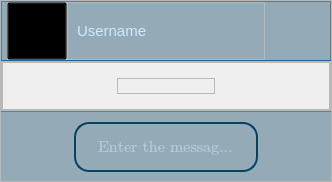
             <widget class="QFrame" name="frame_10">
              <property name="maximumSize">
               <size>
                <width>16777215</width>
                <height>0</height>
               </size>
              </property>
              <property name="frameShape">
               <enum>QFrame::StyledPanel</enum>
              </property>
              <property name="frameShadow">
               <enum>QFrame::Raised</enum>
              </property>
              <layout class="QVBoxLayout" name="verticalLayout_18">
               <property name="spacing">
                <number>0</number>
               </property>
               <property name="leftMargin">
                <number>0</number>
               </property>
               <property name="topMargin">
                <number>0</number>
               </property>
               <property name="rightMargin">
                <number>0</number>
               </property>
               <property name="bottomMargin">
                <number>0</number>
               </property>
               <item>
                <widget class="QFrame" name="frame_19">
                 <property name="minimumSize">
                  <size>
                   <width>0</width>
                   <height>60</height>
                  </size>
                 </property>
                 <property name="maximumSize">
                  <size>
                   <width>16777215</width>
                   <height>60</height>
                  </size>
                 </property>
                 <property name="styleSheet">
                  <string notr="true">background-color: rgba(8, 64, 98, 100);
border-bottom:1px solid rgba(5, 107, 202, 150);</string>
                 </property>
                 <property name="frameShape">
                  <enum>QFrame::StyledPanel</enum>
                 </property>
                 <property name="frameShadow">
                  <enum>QFrame::Raised</enum>
                 </property>
                 <layout class="QHBoxLayout" name="horizontalLayout_7">
                  <property name="spacing">
                   <number>0</number>
                  </property>
                  <property name="leftMargin">
                   <number>5</number>
                  </property>
                  <property name="topMargin">
                   <number>0</number>
                  </property>
                  <property name="rightMargin">
                   <number>5</number>
                  </property>
                  <property name="bottomMargin">
                   <number>0</number>
                  </property>
                  <item>
                   <widget class="QFrame" name="frame_20">
                    <property name="maximumSize">
                     <size>
                      <width>60</width>
                      <height>16777215</height>
                     </size>
                    </property>
                    <property name="styleSheet">
                     <string notr="true">background-color: none;</string>
                    </property>
                    <property name="frameShape">
                     <enum>QFrame::StyledPanel</enum>
                    </property>
                    <property name="frameShadow">
                     <enum>QFrame::Raised</enum>
                    </property>
                    <widget class="QPushButton" name="pushButton_6">
                     <property name="geometry">
                      <rect>
                       <x>0</x>
                       <y>0</y>
                       <width>60</width>
                       <height>58</height>
                      </rect>
                     </property>
                     <property name="styleSheet">
                      <string notr="true">QPushButton{
	background-color: rgba(0, 0, 0, 0);
}

QPushButton:hover{
	background-color: rgba(255, 255, 255, 30);
	border-radius: 15px;
}</string>
                     </property>
                     <property name="text">
                      <string/>
                     </property>
                    </widget>
                    <widget class="QLabel" name="label_5">
                     <property name="geometry">
                      <rect>
                       <x>5</x>
                       <y>4</y>
                       <width>50</width>
                       <height>50</height>
                      </rect>
                     </property>
                     <property name="styleSheet">
                      <string notr="true">border:2px solid rgb(5, 107, 202);
border-radius: 24px;</string>
                     </property>
                     <property name="text">
                      <string/>
                     </property>
                     <property name="pixmap">
                      <pixmap>../Images/249765516122.png</pixmap>
                     </property>
                     <property name="scaledContents">
                      <bool>true</bool>
                     </property>
                    </widget>
                    <zorder>label_5</zorder>
                    <zorder>pushButton_6</zorder>
                   </widget>
                  </item>
                  <item>
                   <widget class="QFrame" name="frame_29">
                    <property name="styleSheet">
                     <string notr="true">background-color: none;</string>
                    </property>
                    <property name="frameShape">
                     <enum>QFrame::StyledPanel</enum>
                    </property>
                    <property name="frameShadow">
                     <enum>QFrame::Raised</enum>
                    </property>
                    <layout class="QVBoxLayout" name="verticalLayout_15">
                     <item>
                      <widget class="QLabel" name="label_2">
                       <property name="font">
                        <font>
                         <pointsize>11</pointsize>
                        </font>
                       </property>
                       <property name="whatsThis">
                        <string>&lt;html&gt;&lt;head/&gt;&lt;body&gt;&lt;p&gt;bfgbgbfgbfgbfgb&lt;/p&gt;&lt;p&gt;&lt;span style=&quot; font-size:8pt;&quot;&gt;bfgbgbgf&lt;/span&gt;&lt;/p&gt;&lt;/body&gt;&lt;/html&gt;</string>
                       </property>
                       <property name="styleSheet">
                        <string notr="true">color: rgb(205, 235, 255);</string>
                       </property>
                       <property name="text">
                        <string>Username</string>
                       </property>
                      </widget>
                     </item>
                    </layout>
                   </widget>
                  </item>
                  <item>
                   <widget class="QFrame" name="frame_30">
                    <property name="maximumSize">
                     <size>
                      <width>60</width>
                      <height>16777215</height>
                     </size>
                    </property>
                    <property name="styleSheet">
                     <string notr="true">border:none;
height: 50px;
background-color: none;</string>
                    </property>
                    <property name="frameShape">
                     <enum>QFrame::StyledPanel</enum>
                    </property>
                    <property name="frameShadow">
                     <enum>QFrame::Raised</enum>
                    </property>
                    <layout class="QHBoxLayout" name="horizontalLayout_6">
                     <property name="spacing">
                      <number>0</number>
                     </property>
                     <property name="leftMargin">
                      <number>0</number>
                     </property>
                     <property name="topMargin">
                      <number>0</number>
                     </property>
                     <property name="rightMargin">
                      <number>0</number>
                     </property>
                     <property name="bottomMargin">
                      <number>0</number>
                     </property>
                     <item>
                      <widget class="QPushButton" name="pushButton_3">
                       <property name="styleSheet">
                        <string notr="true">QPushButton:hover{
	background-color: rgba(255, 255, 255, 30);
	border-radius: 15px;
}</string>
                       </property>
                       <property name="text">
                        <string/>
                       </property>
                       <property name="icon">
                        <iconset>
                         <normaloff>../../../../Test/Res/Templates/feather/menu1.png</normaloff>../../../../Test/Res/Templates/feather/menu1.png</iconset>
                       </property>
                       <property name="iconSize">
                        <size>
                         <width>35</width>
                         <height>35</height>
                        </size>
                       </property>
                      </widget>
                     </item>
                    </layout>
                   </widget>
                  </item>
                 </layout>
                </widget>
               </item>
               <item>
                <widget class="QFrame" name="frame_18">
                 <property name="styleSheet">
                  <string notr="true"/>
                 </property>
                 <property name="frameShape">
                  <enum>QFrame::StyledPanel</enum>
                 </property>
                 <property name="frameShadow">
                  <enum>QFrame::Raised</enum>
                 </property>
                 <layout class="QVBoxLayout" name="verticalLayout_12">
                  <property name="spacing">
                   <number>0</number>
                  </property>
                  <property name="leftMargin">
                   <number>0</number>
                  </property>
                  <property name="topMargin">
                   <number>0</number>
                  </property>
                  <property name="rightMargin">
                   <number>0</number>
                  </property>
                  <property name="bottomMargin">
                   <number>0</number>
                  </property>
                  <item>
                   <widget class="QFrame" name="frame_32">
                    <property name="frameShape">
                     <enum>QFrame::StyledPanel</enum>
                    </property>
                    <property name="frameShadow">
                     <enum>QFrame::Raised</enum>
                    </property>
                    <layout class="QVBoxLayout" name="verticalLayout_10">
                     <item>
                      <layout class="QGridLayout" name="gridLayout_3">
                       <item row="0" column="0">
                        <widget class="QFrame" name="frame_33">
                         <property name="frameShape">
                          <enum>QFrame::StyledPanel</enum>
                         </property>
                         <property name="frameShadow">
                          <enum>QFrame::Raised</enum>
                         </property>
                        </widget>
                       </item>
                       <item row="1" column="1">
                        <widget class="QFrame" name="frame_34">
                         <property name="maximumSize">
                          <size>
                           <width>200</width>
                           <height>200</height>
                          </size>
                         </property>
                         <property name="frameShape">
                          <enum>QFrame::StyledPanel</enum>
                         </property>
                         <property name="frameShadow">
                          <enum>QFrame::Raised</enum>
                         </property>
                         <layout class="QVBoxLayout" name="verticalLayout_9">
                          <property name="spacing">
                           <number>0</number>
                          </property>
                          <property name="leftMargin">
                           <number>0</number>
                          </property>
                          <property name="topMargin">
                           <number>0</number>
                          </property>
                          <property name="rightMargin">
                           <number>0</number>
                          </property>
                          <property name="bottomMargin">
                           <number>0</number>
                          </property>
                          <item>
                           <widget class="QLabel" name="label_7">
                            <property name="text">
                             <string/>
                            </property>
                            <property name="pixmap">
                             <pixmap>../Images/loading.gif</pixmap>
                            </property>
                            <property name="scaledContents">
                             <bool>true</bool>
                            </property>
                           </widget>
                          </item>
                         </layout>
                        </widget>
                       </item>
                       <item row="2" column="2">
                        <widget class="QFrame" name="frame_35">
                         <property name="frameShape">
                          <enum>QFrame::StyledPanel</enum>
                         </property>
                         <property name="frameShadow">
                          <enum>QFrame::Raised</enum>
                         </property>
                        </widget>
                       </item>
                      </layout>
                     </item>
                    </layout>
                   </widget>
                  </item>
                  <item>
                   <widget class="QScrollArea" name="scrollArea">
                    <property name="maximumSize">
                     <size>
                      <width>16777215</width>
                      <height>0</height>
                     </size>
                    </property>
                    <property name="autoFillBackground">
                     <bool>false</bool>
                    </property>
                    <property name="styleSheet">
                     <string notr="true">QScrollArea{
border:none;
padding: 10px;
}
</string>
                    </property>
                    <property name="widgetResizable">
                     <bool>true</bool>
                    </property>
                    <widget class="QWidget" name="scrollAreaWidgetContents">
                     <property name="geometry">
                      <rect>
                       <x>0</x>
                       <y>0</y>
                       <width>863</width>
                       <height>16</height>
                      </rect>
                     </property>
                     <property name="font">
                      <font/>
                     </property>
                     <property name="styleSheet">
                      <string notr="true">QLabel{
	color: rgb(205, 235, 255);
	height: 30px;
}</string>
                     </property>
                     <layout class="QVBoxLayout" name="verticalLayout_13">
                      <property name="spacing">
                       <number>0</number>
                      </property>
                      <property name="leftMargin">
                       <number>0</number>
                      </property>
                      <property name="topMargin">
                       <number>0</number>
                      </property>
                      <property name="rightMargin">
                       <number>0</number>
                      </property>
                      <property name="bottomMargin">
                       <number>0</number>
                      </property>
                      <item alignment="Qt::AlignTop">
                       <widget class="QFrame" name="frame_22">
                        <layout class="QVBoxLayout" name="verticalLayout_16">
                         <property name="spacing">
                          <number>10</number>
                         </property>
                         <property name="leftMargin">
                          <number>0</number>
                         </property>
                         <property name="topMargin">
                          <number>0</number>
                         </property>
                         <property name="rightMargin">
                          <number>0</number>
                         </property>
                         <property name="bottomMargin">
                          <number>0</number>
                         </property>
                        </layout>
                       </widget>
                      </item>
                     </layout>
                    </widget>
                   </widget>
                  </item>
                 </layout>
                </widget>
               </item>
               <item>
                <widget class="QFrame" name="frame_12">
                 <property name="minimumSize">
                  <size>
                   <width>0</width>
                   <height>70</height>
                  </size>
                 </property>
                 <property name="maximumSize">
                  <size>
                   <width>16777215</width>
                   <height>70</height>
                  </size>
                 </property>
                 <property name="styleSheet">
                  <string notr="true">background-color: rgba(8, 64, 98, 100);
border-top:1px solid rgba(5, 107, 202, 150);</string>
                 </property>
                 <property name="frameShape">
                  <enum>QFrame::StyledPanel</enum>
                 </property>
                 <property name="frameShadow">
                  <enum>QFrame::Raised</enum>
                 </property>
                 <layout class="QHBoxLayout" name="horizontalLayout_8">
                  <property name="spacing">
                   <number>7</number>
                  </property>
                  <property name="leftMargin">
                   <number>5</number>
                  </property>
                  <property name="topMargin">
                   <number>0</number>
                  </property>
                  <property name="rightMargin">
                   <number>5</number>
                  </property>
                  <property name="bottomMargin">
                   <number>0</number>
                  </property>
                  <item>
                   <widget class="QFrame" name="frame_23">
                    <property name="minimumSize">
                     <size>
                      <width>60</width>
                      <height>0</height>
                     </size>
                    </property>
                    <property name="styleSheet">
                     <string notr="true">border:none;
height: 50px;
background-color: none;</string>
                    </property>
                    <property name="frameShape">
                     <enum>QFrame::StyledPanel</enum>
                    </property>
                    <property name="frameShadow">
                     <enum>QFrame::Raised</enum>
                    </property>
                    <layout class="QHBoxLayout" name="horizontalLayout_9">
                     <property name="spacing">
                      <number>0</number>
                     </property>
                     <property name="leftMargin">
                      <number>0</number>
                     </property>
                     <property name="topMargin">
                      <number>0</number>
                     </property>
                     <property name="rightMargin">
                      <number>0</number>
                     </property>
                     <property name="bottomMargin">
                      <number>0</number>
                     </property>
                     <item>
                      <widget class="QPushButton" name="pushButton_5">
                       <property name="styleSheet">
                        <string notr="true">QPushButton:hover{
	background-color: rgba(255, 255, 255, 30);
	border-radius: 15px;
}</string>
                       </property>
                       <property name="text">
                        <string/>
                       </property>
                       <property name="icon">
                        <iconset>
                         <normaloff>../../../../Test/Res/Templates/feather/attach.png</normaloff>../../../../Test/Res/Templates/feather/attach.png</iconset>
                       </property>
                       <property name="iconSize">
                        <size>
                         <width>35</width>
                         <height>35</height>
                        </size>
                       </property>
                      </widget>
                     </item>
                    </layout>
                   </widget>
                  </item>
                  <item>
                   <widget class="QFrame" name="frame_21">
                    <property name="minimumSize">
                     <size>
                      <width>0</width>
                      <height>70</height>
                     </size>
                    </property>
                    <property name="styleSheet">
                     <string notr="true">background-color: rgba(0, 0, 0, 0);
border:none;</string>
                    </property>
                    <property name="frameShape">
                     <enum>QFrame::StyledPanel</enum>
                    </property>
                    <property name="frameShadow">
                     <enum>QFrame::Raised</enum>
                    </property>
                    <property name="lineWidth">
                     <number>0</number>
                    </property>
                    <layout class="QVBoxLayout" name="verticalLayout_11">
                     <property name="spacing">
                      <number>0</number>
                     </property>
                     <property name="leftMargin">
                      <number>0</number>
                     </property>
                     <property name="topMargin">
                      <number>0</number>
                     </property>
                     <property name="rightMargin">
                      <number>0</number>
                     </property>
                     <property name="bottomMargin">
                      <number>0</number>
                     </property>
                     <item>
                      <widget class="QLineEdit" name="lineEdit_2">
                       <property name="minimumSize">
                        <size>
                         <width>0</width>
                         <height>50</height>
                        </size>
                       </property>
                       <property name="font">
                        <font>
                         <family>Cambria Math</family>
                         <pointsize>12</pointsize>
                        </font>
                       </property>
                       <property name="styleSheet">
                        <string notr="true">height: 35px;
padding-left: 20px;
padding-right: 20px;
border: 2px solid rgb(8, 64, 98);
border-radius: 15px;
color: rgb(205, 235, 255);</string>
                       </property>
                       <property name="text">
                        <string/>
                       </property>
                       <property name="placeholderText">
                        <string>Enter the message here...</string>
                       </property>
                      </widget>
                     </item>
                    </layout>
                   </widget>
                  </item>
                  <item>
                   <widget class="QFrame" name="frame_28">
                    <property name="minimumSize">
                     <size>
                      <width>60</width>
                      <height>0</height>
                     </size>
                    </property>
                    <property name="maximumSize">
                     <size>
                      <width>60</width>
                      <height>16777215</height>
                     </size>
                    </property>
                    <property name="styleSheet">
                     <string notr="true">border:none;
height: 50px;
background-color: none;</string>
                    </property>
                    <property name="frameShape">
                     <enum>QFrame::StyledPanel</enum>
                    </property>
                    <property name="frameShadow">
                     <enum>QFrame::Raised</enum>
                    </property>
                    <layout class="QHBoxLayout" name="horizontalLayout_10">
                     <property name="spacing">
                      <number>0</number>
                     </property>
                     <property name="leftMargin">
                      <number>0</number>
                     </property>
                     <property name="topMargin">
                      <number>0</number>
                     </property>
                     <property name="rightMargin">
                      <number>0</number>
                     </property>
                     <property name="bottomMargin">
                      <number>0</number>
                     </property>
                     <item>
                      <widget class="QPushButton" name="pushButton_4">
                       <property name="styleSheet">
                        <string notr="true">QPushButton:hover{
	background-color: rgba(255, 255, 255, 30);
	border-radius: 15px;
}</string>
                       </property>
                       <property name="text">
                        <string/>
                       </property>
                       <property name="icon">
                        <iconset>
                         <normaloff>../../../../Test/Res/Templates/feather/send1.png</normaloff>../../../../Test/Res/Templates/feather/send1.png</iconset>
                       </property>
                       <property name="iconSize">
                        <size>
                         <width>35</width>
                         <height>35</height>
                        </size>
                       </property>
                      </widget>
                     </item>
                    </layout>
                   </widget>
                  </item>
                 </layout>
                </widget>
               </item>
              </layout>
             </widget>
